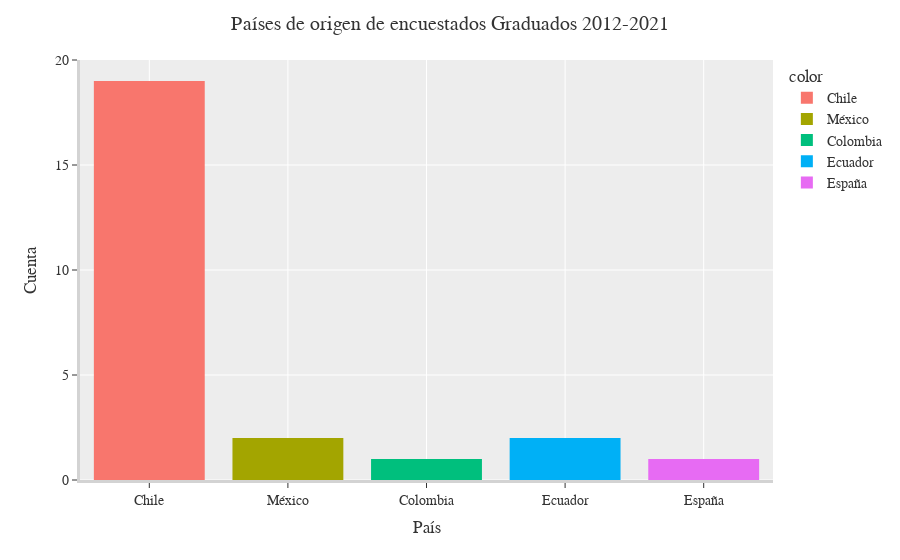

This figure's notebook cell:
### Markdown cell above
## ¿Cuál es su país de origen?

### Code cell
fig=px.histogram(df_egresados_subset_columns,x=df_egresados_subset_columns.Pais_origen, color=df_egresados.Pais_origen, template='ggplot2')
fig.update_layout(
    title="Países de origen de encuestados Graduados 2012-2021", yaxis_title='Cuenta', font=dict(
        family="Rockwell", size=14),
    xaxis_title="País")
fig.update_xaxes(showline=True, linewidth=3, linecolor='lightgrey')
fig.update_yaxes(showline=True, linewidth=3, linecolor='lightgrey')
fig.show()

### Figure 1 — Plotly figure (JSON) as saved in the notebook; plotly's stock layout.template omitted (floating-point values rounded to 4 significant figures)
{"data": [{"alignmentgroup": "True", "bingroup": "x", "hovertemplate": "color=Chile<br>Pais_origen=%{x}<br>count=%{y}<extra></extra>", "legendgroup": "Chile", "marker": {"color": "#F8766D"}, "name": "Chile", "offsetgroup": "Chile", "orientation": "v", "showlegend": true, "type": "histogram", "x": ["Chile", "Chile", "Chile", "Chile", "Chile", "Chile", "Chile", "Chile", "Chile", "Chile", "Chile", "Chile", "Chile", "Chile", "Chile", "Chile", "Chile", "Chile", "Chile"], "xaxis": "x", "yaxis": "y"}, {"alignmentgroup": "True", "bingroup": "x", "hovertemplate": "color=México<br>Pais_origen=%{x}<br>count=%{y}<extra></extra>", "legendgroup": "México", "marker": {"color": "#A3A500"}, "name": "México", "offsetgroup": "México", "orientation": "v", "showlegend": true, "type": "histogram", "x": ["México", "México"], "xaxis": "x", "yaxis": "y"}, {"alignmentgroup": "True", "bingroup": "x", "hovertemplate": "color=Colombia<br>Pais_origen=%{x}<br>count=%{y}<extra></extra>", "legendgroup": "Colombia", "marker": {"color": "#00BF7D"}, "name": "Colombia", "offsetgroup": "Colombia", "orientation": "v", "showlegend": true, "type": "histogram", "x": ["Colombia"], "xaxis": "x", "yaxis": "y"}, {"alignmentgroup": "True", "bingroup": "x", "hovertemplate": "color=Ecuador<br>Pais_origen=%{x}<br>count=%{y}<extra></extra>", "legendgroup": "Ecuador", "marker": {"color": "#00B0F6"}, "name": "Ecuador", "offsetgroup": "Ecuador", "orientation": "v", "showlegend": true, "type": "histogram", "x": ["Ecuador", "Ecuador"], "xaxis": "x", "yaxis": "y"}, {"alignmentgroup": "True", "bingroup": "x", "hovertemplate": "color=España<br>Pais_origen=%{x}<br>count=%{y}<extra></extra>", "legendgroup": "España", "marker": {"color": "#E76BF3"}, "name": "España", "offsetgroup": "España", "orientation": "v", "showlegend": true, "type": "histogram", "x": ["España"], "xaxis": "x", "yaxis": "y"}], "layout": {"barmode": "relative", "font": {"family": "Rockwell", "size": 14}, "legend": {"title": {"text": "color"}, "tracegroupgap": 0}, "margin": {"t": 60}, "title": {"text": "Países de origen de encuestados Graduados 2012-2021"}, "xaxis": {"anchor": "y", "domain": [0, 1], "linecolor": "lightgrey", "linewidth": 3, "showline": true, "title": {"text": "País"}}, "yaxis": {"anchor": "x", "domain": [0, 1], "linecolor": "lightgrey", "linewidth": 3, "showline": true, "title": {"text": "Cuenta"}}}}
